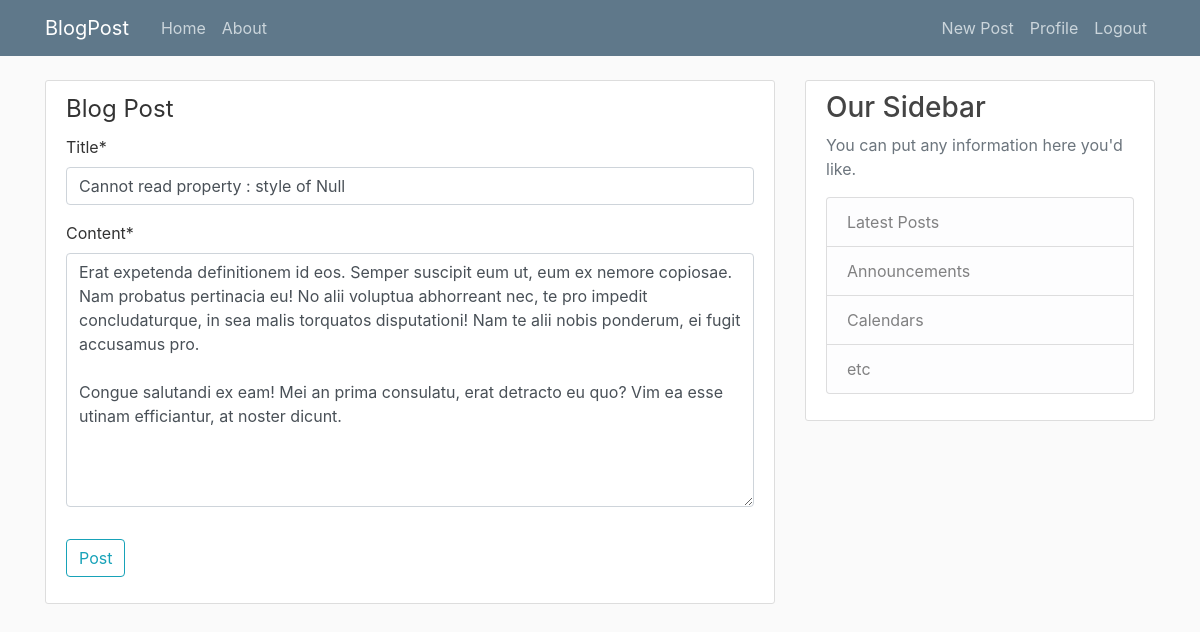
The app's page /post/33/update/ (signed in) with its own data.
### blog/models.py (models this page shows, shortened)
class Post(models.Model):
    title = models.CharField(max_length=100)
    content = models.TextField()
    date_posted = models.DateTimeField(default = timezone.now)
    author = models.ForeignKey(User,on_delete=models.CASCADE)

### blog/views.py (the view, shortened to what this page needs)
# urls.py: path('post/<int:pk>/update/', PostUpdateView.as_view(), name='post-update'),
class PostUpdateView(LoginRequiredMixin,UserPassesTestMixin,UpdateView):
    model = Post
    fields = ['title', 'content']
    def test_func(self):
        post = self.get_object()
        if self.request.user == post.author:
            return True
        return False

### blog/templates/blog/post_form.html (shortened to what this page needs)
{% extends "blog/base.html" %}
{% load crispy_forms_tags %}
{% block content %}
<div class="content-section">
    <form method="POST">
        <fieldset class="form-group">
            <legend class="border-bottom-mb-4">Blog Post</legend>
            {{form|crispy}}
        </fieldset>
        <div class="form-group">
            <button class="btn btn-outline-info" type="submit">Post</button>
        </div>
    </form>
</div>
{% endblock content %}

### blog/static/blog/main.css (style rules this page uses)
body { background: #fafafa; color: #333333; margin-top: 5rem; }
.content-section { background: #ffffff; padding: 10px 20px; border: 1px solid #dddddd; border-radius: 3px; margin-bottom: 20px; }

### records on screen
Post: title "Cannot read property : style of Null", content "Erat expetenda definitionem id eos. Semper suscipit eum ut, eum ex nemore copiosae. Nam probatus pertinacia eu! No alii voluptua abhorreant nec, te pro impedit concludaturque, in sea malis torquatos disputationi! Nam te alii nobis ponderum, ei fugit accusamus pro. Congue salutandi ex eam! Mei an prima consulatu, erat detracto eu quo? Vim ea esse utinam efficiantur, at noster dicunt."
